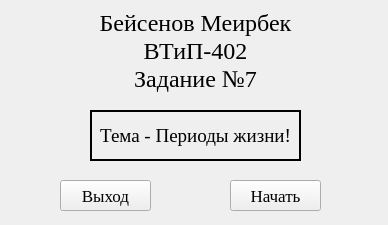
<?xml version="1.0" encoding="UTF-8"?>
<ui version="4.0">
 <class>MainWindow</class>
 <widget class="QMainWindow" name="MainWindow">
  <property name="geometry">
   <rect>
    <x>0</x>
    <y>0</y>
    <width>388</width>
    <height>225</height>
   </rect>
  </property>
  <property name="minimumSize">
   <size>
    <width>388</width>
    <height>225</height>
   </size>
  </property>
  <property name="maximumSize">
   <size>
    <width>388</width>
    <height>225</height>
   </size>
  </property>
  <property name="windowTitle">
   <string>Приветствие</string>
  </property>
  <property name="windowIcon">
   <iconset>
    <normaloff>../images/logo.png</normaloff>../images/logo.png</iconset>
  </property>
  <property name="windowFilePath">
   <string notr="true"/>
  </property>
  <property name="tabShape">
   <enum>QTabWidget::Rounded</enum>
  </property>
  <widget class="QWidget" name="centralwidget">
   <widget class="QPushButton" name="button_exit">
    <property name="geometry">
     <rect>
      <x>60</x>
      <y>180</y>
      <width>91</width>
      <height>31</height>
     </rect>
    </property>
    <property name="font">
     <font>
      <family>Times New Roman</family>
      <pointsize>13</pointsize>
     </font>
    </property>
    <property name="text">
     <string>Выход</string>
    </property>
   </widget>
   <widget class="QLabel" name="label_welcome">
    <property name="geometry">
     <rect>
      <x>0</x>
      <y>0</y>
      <width>391</width>
      <height>101</height>
     </rect>
    </property>
    <property name="font">
     <font>
      <family>Times New Roman</family>
      <pointsize>18</pointsize>
     </font>
    </property>
    <property name="text">
     <string>Бейсенов Меирбек
ВТиП-402
Задание №7</string>
    </property>
    <property name="alignment">
     <set>Qt::AlignCenter</set>
    </property>
   </widget>
   <widget class="QPushButton" name="button_start">
    <property name="geometry">
     <rect>
      <x>230</x>
      <y>180</y>
      <width>91</width>
      <height>31</height>
     </rect>
    </property>
    <property name="font">
     <font>
      <family>Times New Roman</family>
      <pointsize>13</pointsize>
     </font>
    </property>
    <property name="text">
     <string>Начать</string>
    </property>
   </widget>
   <widget class="QLabel" name="label_subject">
    <property name="geometry">
     <rect>
      <x>90</x>
      <y>110</y>
      <width>211</width>
      <height>51</height>
     </rect>
    </property>
    <property name="font">
     <font>
      <family>Times New Roman</family>
      <pointsize>14</pointsize>
     </font>
    </property>
    <property name="frameShape">
     <enum>QFrame::WinPanel</enum>
    </property>
    <property name="text">
     <string>Тема - Периоды жизни!</string>
    </property>
    <property name="scaledContents">
     <bool>false</bool>
    </property>
    <property name="alignment">
     <set>Qt::AlignCenter</set>
    </property>
   </widget>
  </widget>
 </widget>
 <resources/>
 <connections/>
</ui>
